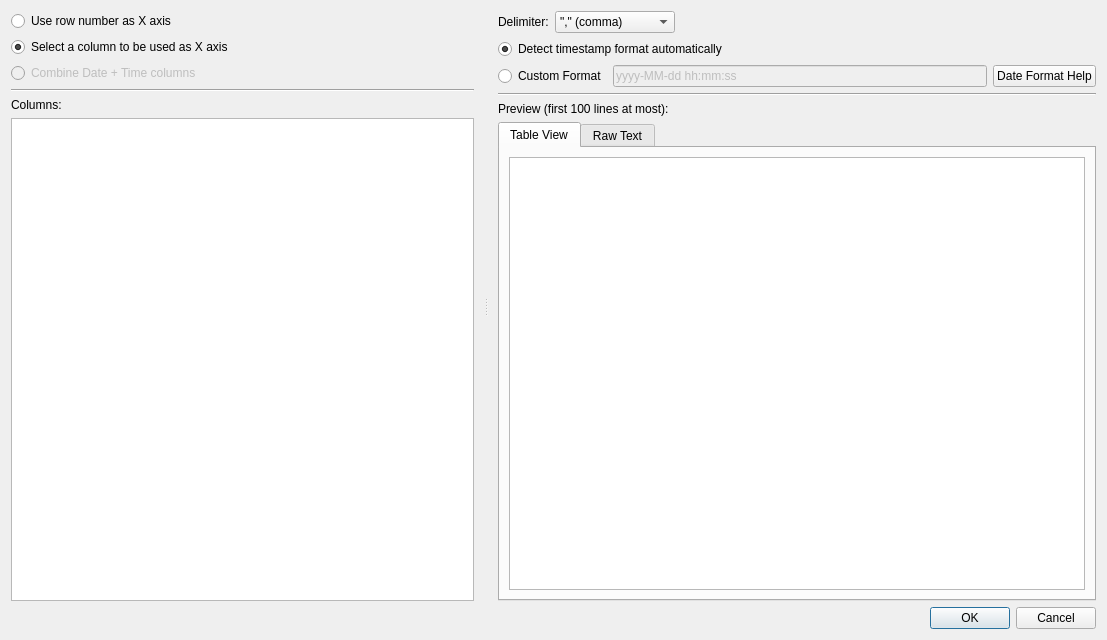
<?xml version="1.0" encoding="UTF-8"?>
<ui version="4.0">
 <class>DialogCSV</class>
 <widget class="QDialog" name="DialogCSV">
  <property name="geometry">
   <rect>
    <x>0</x>
    <y>0</y>
    <width>1107</width>
    <height>640</height>
   </rect>
  </property>
  <property name="windowTitle">
   <string>CSV Loader</string>
  </property>
  <layout class="QVBoxLayout" name="verticalLayout_3">
   <item>
    <widget class="QSplitter" name="splitter">
     <property name="orientation">
      <enum>Qt::Horizontal</enum>
     </property>
     <widget class="QWidget" name="layoutWidget">
      <layout class="QVBoxLayout" name="verticalLayout">
       <property name="rightMargin">
        <number>10</number>
       </property>
       <item>
        <widget class="QRadioButton" name="radioButtonIndex">
         <property name="text">
          <string>Use row number as X axis</string>
         </property>
        </widget>
       </item>
       <item>
        <widget class="QRadioButton" name="radioButtonSelect">
         <property name="text">
          <string>Select a column to be used as X axis</string>
         </property>
         <property name="checked">
          <bool>true</bool>
         </property>
        </widget>
       </item>
       <item>
        <widget class="QRadioButton" name="radioButtonDateTimeColumns">
         <property name="enabled">
          <bool>false</bool>
         </property>
         <property name="text">
          <string>Combine Date + Time columns</string>
         </property>
        </widget>
       </item>
       <item>
        <widget class="Line" name="line">
         <property name="orientation">
          <enum>Qt::Horizontal</enum>
         </property>
        </widget>
       </item>
       <item>
        <widget class="QLabel" name="label_3">
         <property name="text">
          <string>Columns:</string>
         </property>
        </widget>
       </item>
       <item>
        <widget class="QListWidget" name="listWidgetSeries"/>
       </item>
      </layout>
     </widget>
     <widget class="QWidget" name="layoutWidget_2">
      <layout class="QVBoxLayout" name="verticalLayout_2">
       <property name="leftMargin">
        <number>10</number>
       </property>
       <item>
        <layout class="QHBoxLayout" name="horizontalLayout">
         <item>
          <widget class="QLabel" name="label">
           <property name="text">
            <string>Delimiter:</string>
           </property>
          </widget>
         </item>
         <item>
          <widget class="QComboBox" name="comboBox">
           <property name="minimumSize">
            <size>
             <width>120</width>
             <height>0</height>
            </size>
           </property>
           <item>
            <property name="text">
             <string>&quot;,&quot; (comma)</string>
            </property>
           </item>
           <item>
            <property name="text">
             <string>&quot;;&quot; (semicolon)</string>
            </property>
           </item>
           <item>
            <property name="text">
             <string>&quot; &quot; (space)</string>
            </property>
           </item>
           <item>
            <property name="text">
             <string>&quot;\t&quot; (tab)</string>
            </property>
           </item>
          </widget>
         </item>
         <item>
          <spacer name="horizontalSpacer">
           <property name="orientation">
            <enum>Qt::Horizontal</enum>
           </property>
           <property name="sizeHint" stdset="0">
            <size>
             <width>40</width>
             <height>20</height>
            </size>
           </property>
          </spacer>
         </item>
        </layout>
       </item>
       <item>
        <widget class="QRadioButton" name="radioAutoTime">
         <property name="text">
          <string>Detect timestamp format automatically</string>
         </property>
         <property name="checked">
          <bool>true</bool>
         </property>
        </widget>
       </item>
       <item>
        <layout class="QHBoxLayout" name="horizontalLayout_2">
         <property name="topMargin">
          <number>0</number>
         </property>
         <item>
          <widget class="QRadioButton" name="radioCustomTime">
           <property name="text">
            <string>Custom Format</string>
           </property>
          </widget>
         </item>
         <item>
          <widget class="QLineEdit" name="lineEditDateFormat">
           <property name="enabled">
            <bool>false</bool>
           </property>
           <property name="text">
            <string>yyyy-MM-dd hh:mm:ss</string>
           </property>
           <property name="placeholderText">
            <string>yyyy-MM-dd hh:mm:ss</string>
           </property>
          </widget>
         </item>
         <item>
          <widget class="QPushButton" name="dateTimeHelpButton">
           <property name="maximumSize">
            <size>
             <width>16777215</width>
             <height>16777215</height>
            </size>
           </property>
           <property name="text">
            <string>Date Format Help</string>
           </property>
          </widget>
         </item>
        </layout>
       </item>
       <item>
        <widget class="Line" name="line_2">
         <property name="orientation">
          <enum>Qt::Horizontal</enum>
         </property>
        </widget>
       </item>
       <item>
        <widget class="QLabel" name="label_2">
         <property name="text">
          <string>Preview (first 100 lines at most):</string>
         </property>
        </widget>
       </item>
       <item>
        <widget class="QTabWidget" name="tabWidget">
         <property name="currentIndex">
          <number>0</number>
         </property>
         <widget class="QWidget" name="tab_4">
          <attribute name="title">
           <string>Table View</string>
          </attribute>
          <layout class="QVBoxLayout" name="verticalLayout_7">
           <item>
            <widget class="QTableWidget" name="tableView">
             <property name="sizePolicy">
              <sizepolicy hsizetype="Expanding" vsizetype="Expanding">
               <horstretch>1</horstretch>
               <verstretch>1</verstretch>
              </sizepolicy>
             </property>
             <property name="layoutDirection">
              <enum>Qt::LeftToRight</enum>
             </property>
             <property name="editTriggers">
              <set>QAbstractItemView::NoEditTriggers</set>
             </property>
             <property name="showDropIndicator" stdset="0">
              <bool>false</bool>
             </property>
             <property name="dragDropOverwriteMode">
              <bool>false</bool>
             </property>
             <property name="wordWrap">
              <bool>true</bool>
             </property>
             <attribute name="verticalHeaderStretchLastSection">
              <bool>false</bool>
             </attribute>
            </widget>
           </item>
          </layout>
         </widget>
         <widget class="QWidget" name="tab_3">
          <attribute name="title">
           <string>Raw Text</string>
          </attribute>
          <layout class="QVBoxLayout" name="verticalLayout_9">
           <item>
            <widget class="QPlainTextEdit" name="rawText">
             <property name="sizePolicy">
              <sizepolicy hsizetype="Preferred" vsizetype="Preferred">
               <horstretch>1</horstretch>
               <verstretch>1</verstretch>
              </sizepolicy>
             </property>
             <property name="lineWrapMode">
              <enum>QPlainTextEdit::NoWrap</enum>
             </property>
             <property name="readOnly">
              <bool>true</bool>
             </property>
            </widget>
           </item>
          </layout>
         </widget>
        </widget>
       </item>
      </layout>
     </widget>
    </widget>
   </item>
   <item>
    <widget class="QDialogButtonBox" name="buttonBox">
     <property name="enabled">
      <bool>true</bool>
     </property>
     <property name="orientation">
      <enum>Qt::Horizontal</enum>
     </property>
     <property name="standardButtons">
      <set>QDialogButtonBox::Cancel|QDialogButtonBox::Ok</set>
     </property>
    </widget>
   </item>
  </layout>
 </widget>
 <resources/>
 <connections>
  <connection>
   <sender>buttonBox</sender>
   <signal>accepted()</signal>
   <receiver>DialogCSV</receiver>
   <slot>accept()</slot>
   <hints>
    <hint type="sourcelabel">
     <x>248</x>
     <y>254</y>
    </hint>
    <hint type="destinationlabel">
     <x>157</x>
     <y>274</y>
    </hint>
   </hints>
  </connection>
  <connection>
   <sender>buttonBox</sender>
   <signal>rejected()</signal>
   <receiver>DialogCSV</receiver>
   <slot>reject()</slot>
   <hints>
    <hint type="sourcelabel">
     <x>316</x>
     <y>260</y>
    </hint>
    <hint type="destinationlabel">
     <x>286</x>
     <y>274</y>
    </hint>
   </hints>
  </connection>
 </connections>
</ui>
